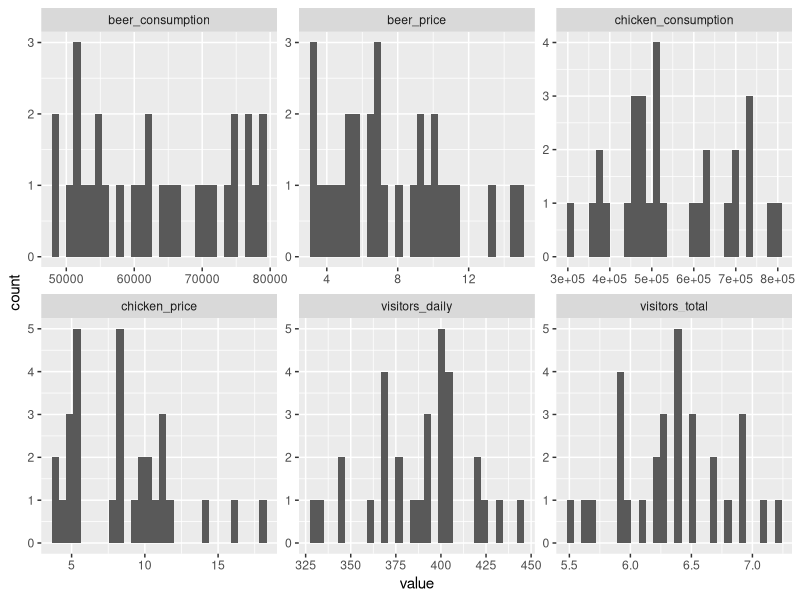
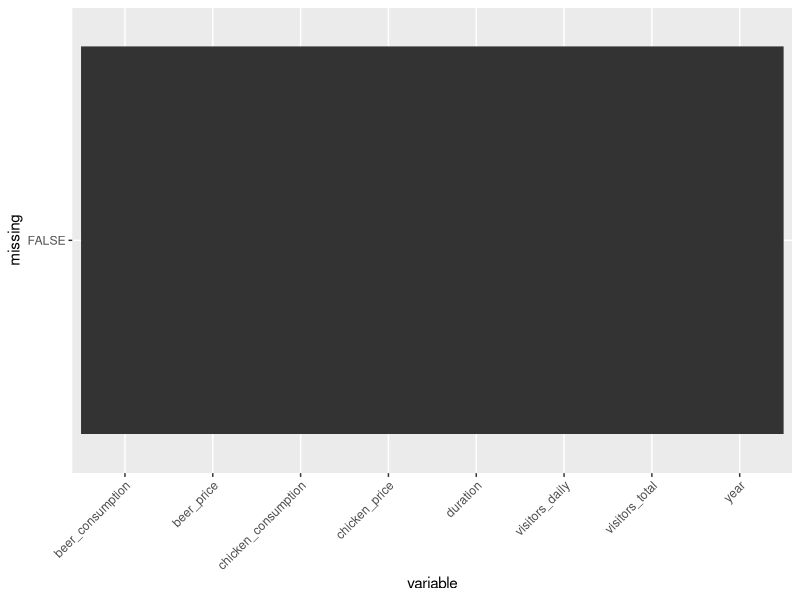
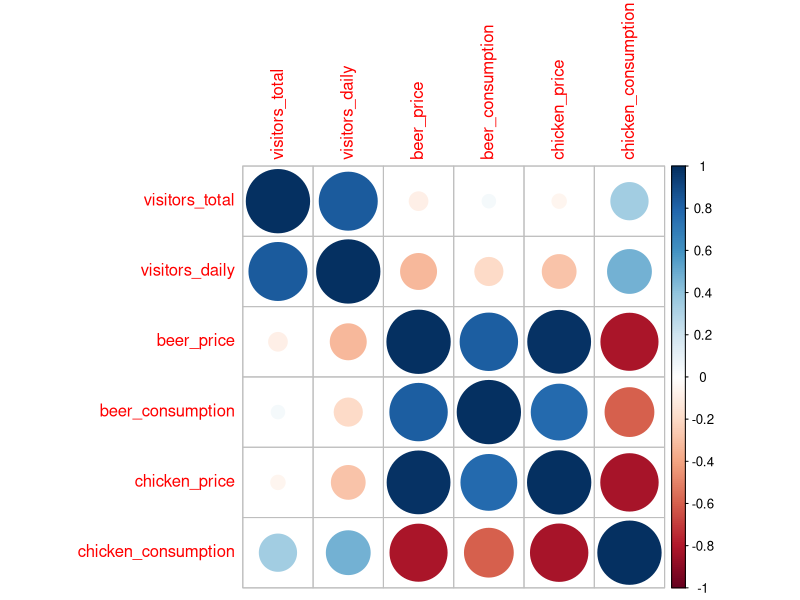
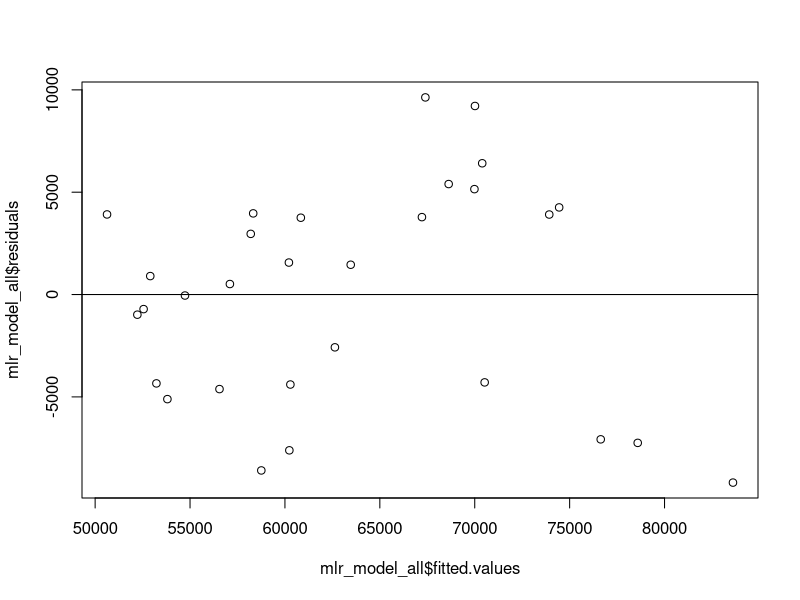

These charts were generated, in order, by the following R code: (Note: this script raises an error after producing the figures.)
## ---- chunk 1
knitr::opts_chunk$set(echo = TRUE, warning = FALSE, message = FALSE)
## ---- chunk 2
library(tidyverse)
## ---- chunk 3
oktoberfest <- read_csv("data/oktoberfest_train.csv")
oktoberfest

oktoberfest %>%
  pivot_longer(!matches(c("year", "duration")), names_to = "variable", values_to = "value") %>%
  ggplot(aes(x = value)) +
  geom_histogram(bins = 30) +
  facet_wrap(~ variable, scales = "free")
## ---- chunk 4
oktoberfest %>%
  # mark missing values
  is.na() %>%
  # cast as data frame again
  as.data.frame() %>%
  pivot_longer(cols =  everything(), names_to = "variable", values_to = "missing") %>%
  ggplot(aes(x = variable, y = missing)) +
    geom_raster() +
    theme(axis.text.x = element_text(angle = 45, vjust = 1, hjust = 1))
## ---- chunk 5
oktoberfest %>%
  # choose all predictor variables
  select(!matches(c("year", "duration"))) %>%
  # create the correlation matrix (values should be between -1 and 1)
  cor() %>%
  # visualize using correlation plot
  corrplot::corrplot()
  
## ---- chunk 6
oktoberfest <- oktoberfest %>%
  select(-year, -duration)
## ---- chunk 7
# Since data frames behave as lists, we can iterate by lapply()
# but then we should cast it as data frame again
scaled_oktoberfest <- oktoberfest %>%
  mutate(across(!beer_consumption, scale))
## ---- chunk 8
mlr_model_all <- lm(beer_consumption ~ ., data = scaled_oktoberfest)
## ---- chunk 9
plot(mlr_model_all$fitted.values, mlr_model_all$residuals)
abline(h = 0)
## ---- chunk 10
test_oktoberfest <- read_csv("data/oktoberfest_test.csv")
# DO NOT FORGET TO FILTER AND SCALE THE PREDICTORS
# basically all the things we did to the training data set, except any treatment
# that would cause data leakage (for example using mean of test set column, if we had done
# any imputation by taking column means)
test_processed <- test_oktoberfest %>%
  select(-c(year, duration)) %>%
  mutate(across(!beer_consumption, scale))

predictions <- predict(mlr_model_all, newdata = test_processed)
rmse = sqrt(mean((test_oktoberfest$beer_consumption - predictions)^2))
rmse
## ---- chunk 11
train_set <- read_csv("data/oktoberfest_train.csv")
recipe <- recipe(train_set) %>%
  update_role(year, new_role = "ID")
  
